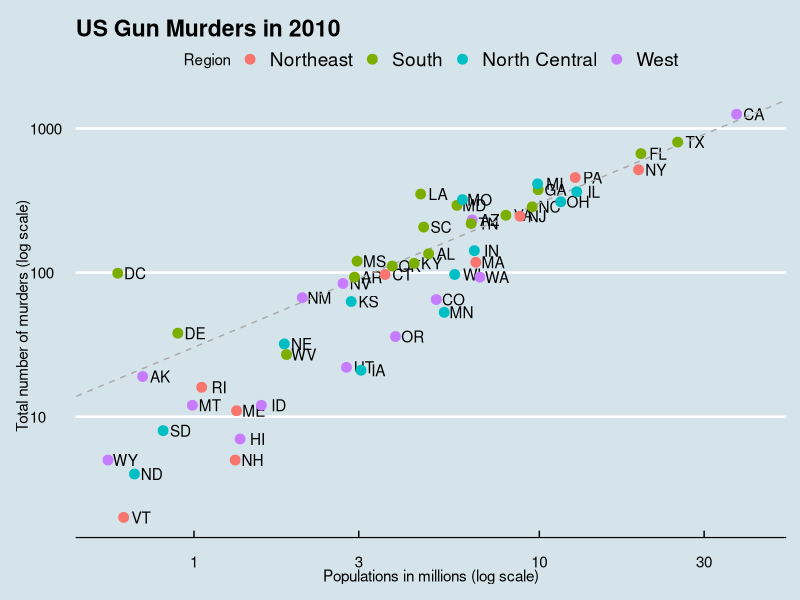
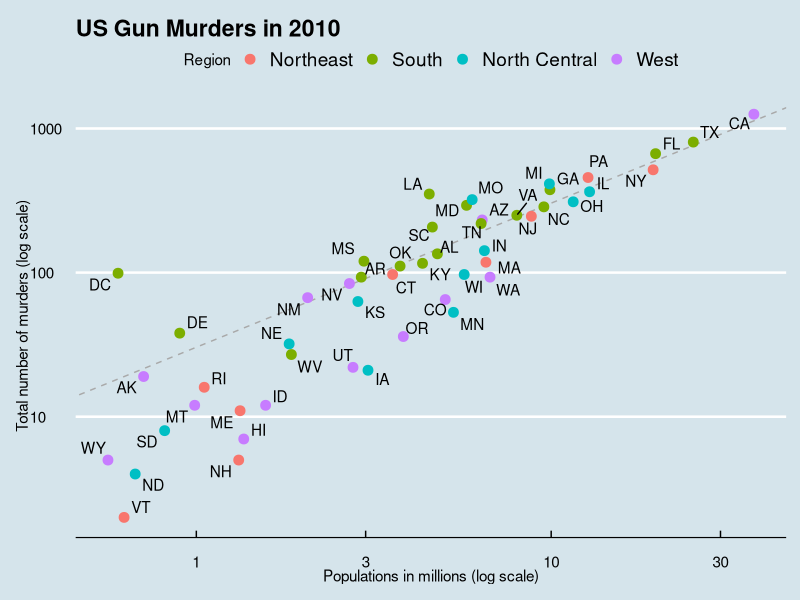
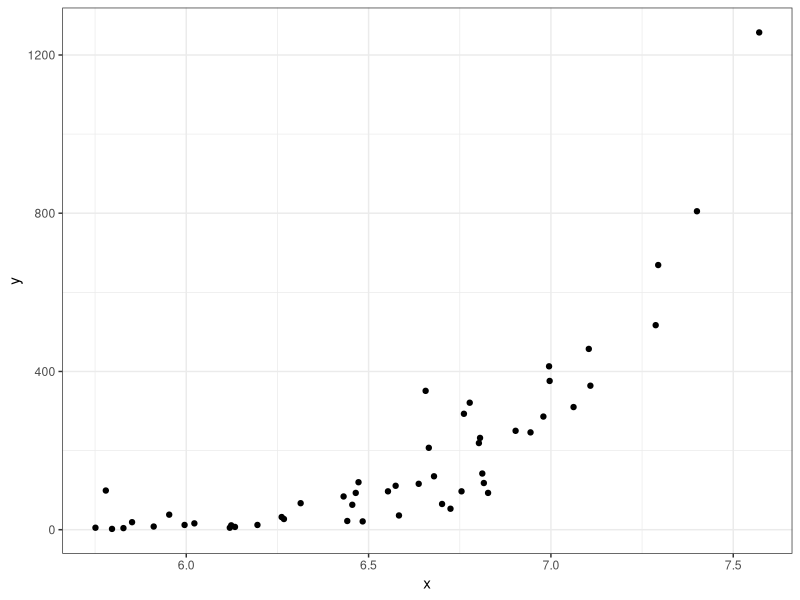
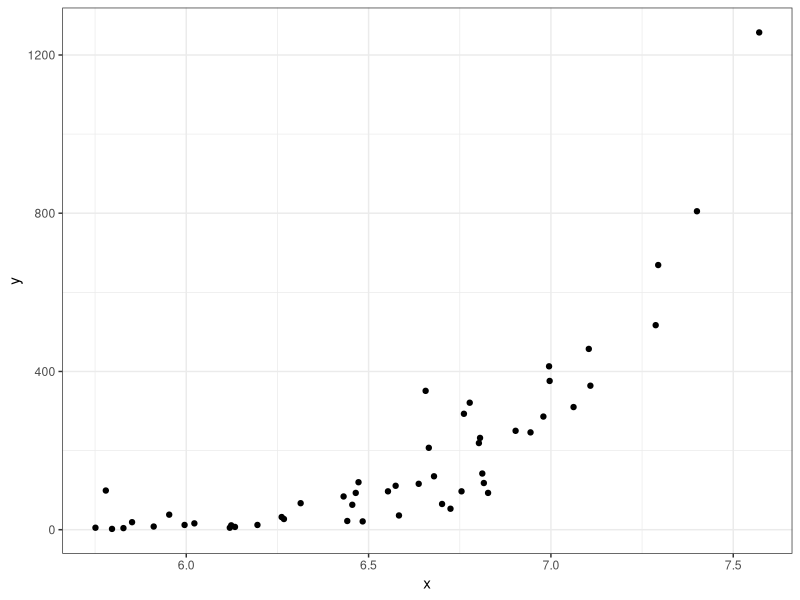
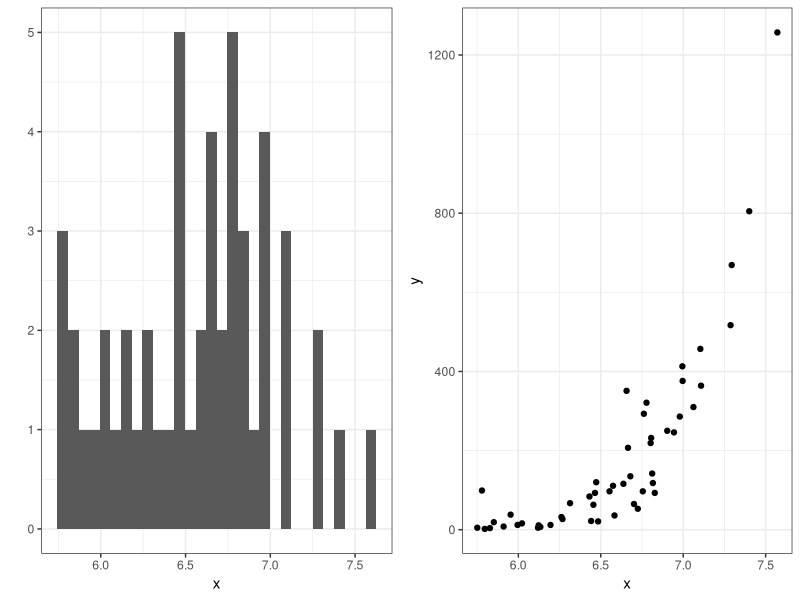
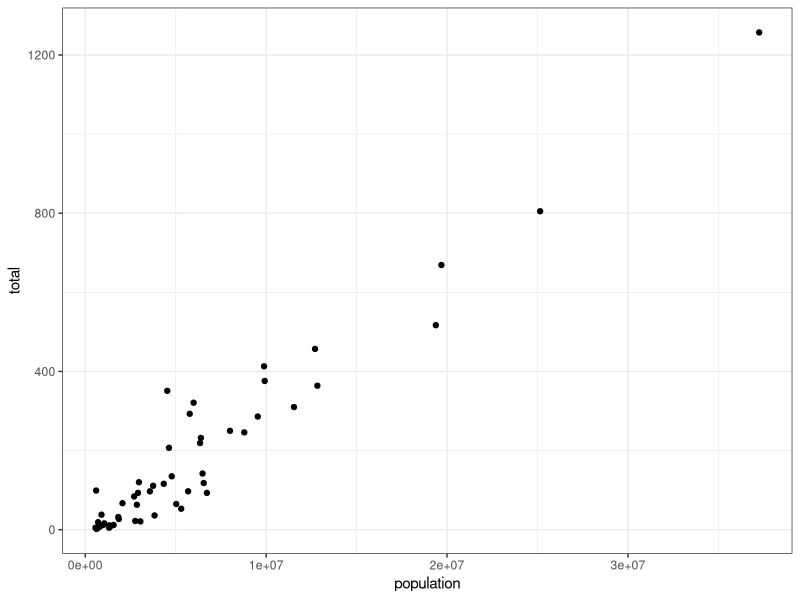
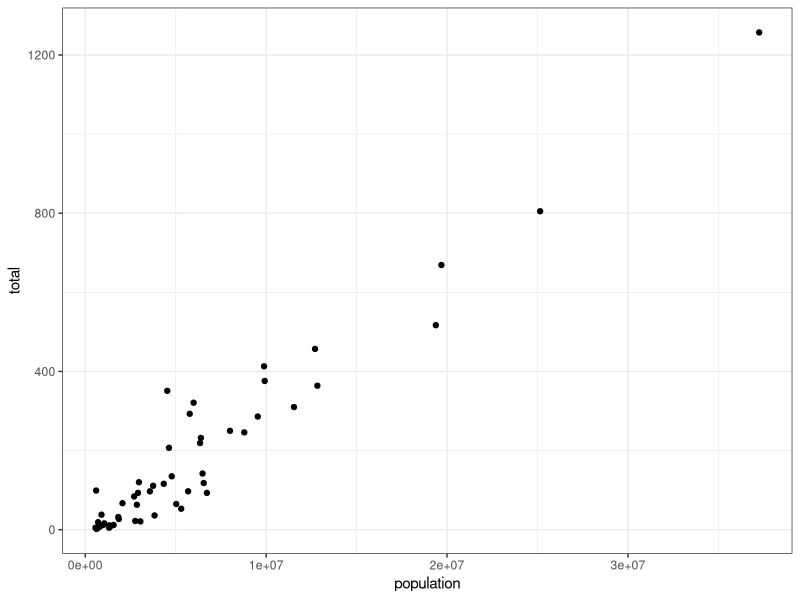
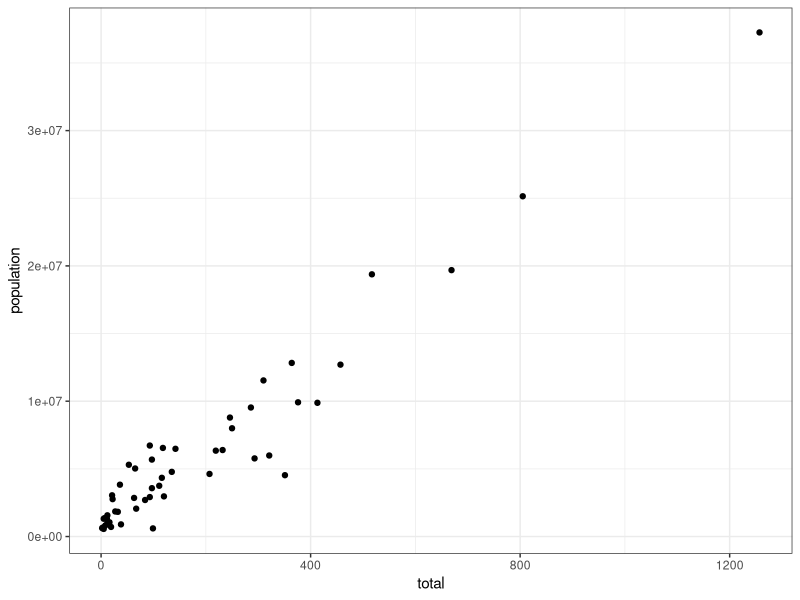

R code for these plots, in order:
## ---- chunk 1
library(dslabs)
library(ggthemes)
library(ggplot2)

ds_theme_set()
## ---- chunk 2
library(ggthemes)
library(tidyverse)
p <-  murders %>% ggplot(aes(population/10^6, total, label = abb)) +   
  geom_text(nudge_x = 0.05) + 
  scale_x_log10() +
  scale_y_log10() +
  xlab("Populations in millions (log scale)") + 
  ylab("Total number of murders (log scale)") +
  ggtitle("US Gun Murders in 2010")
r <- murders %>% 
  summarize(rate = sum(total) /  sum(population) * 10^6) %>% 
  pull(rate)
  geom_abline(intercept = log10(r))
p <- p + geom_abline(intercept = log10(r), lty = 2, color = "darkgrey") +
  geom_point(aes(col=region), size = 3)
p <- p + scale_color_discrete(name = "Region")
p + theme_economist()
## ---- chunk 3
library(ggthemes)
library(ggrepel)

r <- murders %>% 
  summarize(rate = sum(total) /  sum(population) * 10^6) %>%
  pull(rate)

murders %>% ggplot(aes(population/10^6, total, label = abb)) +   
  geom_abline(intercept = log10(r), lty = 2, color = "darkgrey") +
  geom_point(aes(col=region), size = 3) +
  geom_text_repel() + 
  scale_x_log10() +
  scale_y_log10() +
  xlab("Populations in millions (log scale)") + 
  ylab("Total number of murders (log scale)") +
  ggtitle("US Gun Murders in 2010") + 
  scale_color_discrete(name = "Region") +
  theme_economist()
## ---- chunk 4
data(murders)
x <- log10(murders$population)
y <- murders$total
## ---- chunk 5
data.frame(x = x, y = y) %>% 
  ggplot(aes(x, y)) +
  geom_point()
## ---- chunk 6
qplot(x, y)

## ---- chunk 7
library(gridExtra)
p1 <- qplot(x)
p2 <- qplot(x,y)
grid.arrange(p1, p2, ncol = 2)
## ---- chunk 8

library(dplyr)
library(ggplot2)
library(dslabs)
data(heights)
data(murders)
## ---- chunk 9
p <- ggplot(data = murders)

## ---- chunk 10
p <- ggplot(murders)

## ---- chunk 11
p <- murders %>% ggplot()

## ---- chunk 12
# "gg"     "ggplot"
## ---- chunk 13
# b. A blank slate plot.
## ---- chunk 14
p <- heights %>% ggplot()

## ---- chunk 15
# "gg"     "ggplot"
## ---- chunk 16
# c. total and population.

## ---- chunk 17
murders %>% ggplot(aes(x = population, y =total )) +
  geom_point()
## ---- chunk 18
murders %>% ggplot(aes(population, total)) +
  geom_point()
## ---- chunk 19
murders %>% ggplot(aes(total,population)) +
  geom_point()
## ---- chunk 20
#murders %>% ggplot(aes(population, total)) + geom_label()

## ---- chunk 21
# a. We need to map a character to each point through the label argument in aes.

## ---- chunk 22
murders %>% ggplot(aes(population, total,label=abb)) + geom_label()

## ---- chunk 23
# d. Because we want all colors to be blue, we do not need to map colors, just use the color argument in geom_label.
## ---- chunk 24
murders %>% ggplot(aes(population, total,label=abb)) + geom_label(color='blue')

## ---- chunk 25
# b. Because each label needs a different color we map the colors through the color argument of aes .

## ---- chunk 26
murders %>% ggplot(aes(population, total,label=abb,color=region)) + geom_label()
## ---- chunk 27
p <- murders %>% 
  ggplot(aes(population, total, label = abb, color = region)) +
  geom_label() 
## ---- chunk 28
p <- murders %>% 
  ggplot(aes(population, total, label = abb, color = region)) +
  geom_label() 
p+scale_x_log10()
## ---- chunk 29
p <- murders %>% 
  ggplot(aes(population, total, label = abb, color = region)) +
  geom_label() 
p + scale_x_log10() + scale_y_log10()

## ---- chunk 30
p <- murders %>% 
  ggplot(aes(population, total, label = abb, color = region)) +
  geom_label() 
p + scale_x_log10() + scale_y_log10() + ggtitle("Gun murder data")
